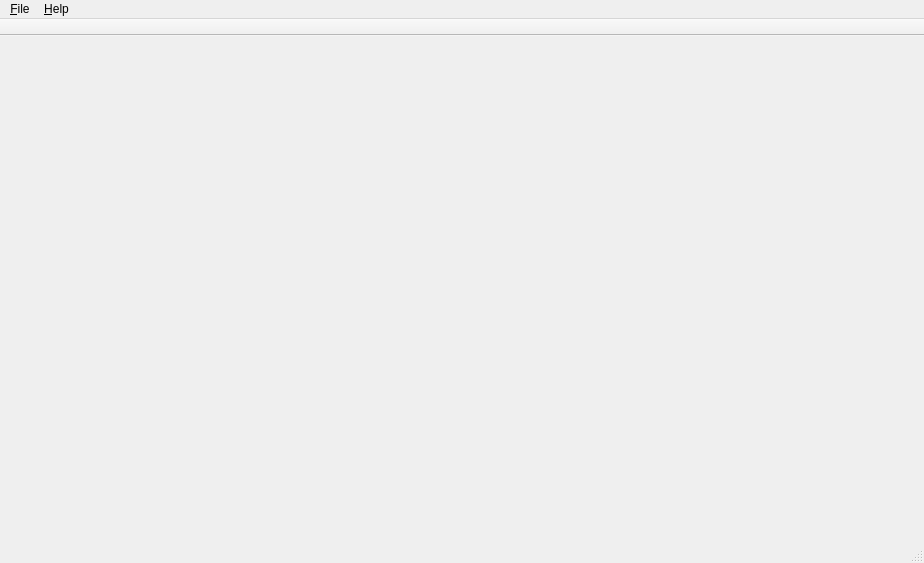
<?xml version="1.0" encoding="UTF-8"?>
<ui version="4.0">
 <class>MainWindow</class>
 <widget class="QMainWindow" name="MainWindow">
  <property name="geometry">
   <rect>
    <x>0</x>
    <y>0</y>
    <width>924</width>
    <height>563</height>
   </rect>
  </property>
  <property name="windowTitle">
   <string>Hra 2016 - Othello</string>
  </property>
  <widget class="QWidget" name="centralWidget">
   <widget class="QWidget" name="gridLayoutWidget">
    <property name="geometry">
     <rect>
      <x>10</x>
      <y>10</y>
      <width>671</width>
      <height>491</height>
     </rect>
    </property>
    <layout class="QGridLayout" name="gridLayout"/>
   </widget>
  </widget>
  <widget class="QMenuBar" name="menuBar">
   <property name="geometry">
    <rect>
     <x>0</x>
     <y>0</y>
     <width>924</width>
     <height>19</height>
    </rect>
   </property>
   <widget class="QMenu" name="menu_File">
    <property name="title">
     <string>&amp;File</string>
    </property>
    <addaction name="actionSave"/>
    <addaction name="actionLoad"/>
    <addaction name="separator"/>
    <addaction name="actionExit"/>
   </widget>
   <widget class="QMenu" name="menu_Help">
    <property name="title">
     <string>&amp;Help</string>
    </property>
    <addaction name="actionAbout"/>
   </widget>
   <addaction name="menu_File"/>
   <addaction name="menu_Help"/>
  </widget>
  <widget class="QToolBar" name="mainToolBar">
   <property name="movable">
    <bool>false</bool>
   </property>
   <property name="floatable">
    <bool>false</bool>
   </property>
   <attribute name="toolBarArea">
    <enum>TopToolBarArea</enum>
   </attribute>
   <attribute name="toolBarBreak">
    <bool>false</bool>
   </attribute>
  </widget>
  <widget class="QStatusBar" name="statusBar"/>
  <action name="actionSave">
   <property name="text">
    <string>Save</string>
   </property>
  </action>
  <action name="actionLoad">
   <property name="text">
    <string>Load</string>
   </property>
  </action>
  <action name="actionExit">
   <property name="text">
    <string>Exit</string>
   </property>
  </action>
  <action name="actionAbout">
   <property name="text">
    <string>About</string>
   </property>
  </action>
 </widget>
 <layoutdefault spacing="6" margin="11"/>
 <resources/>
 <connections/>
</ui>
